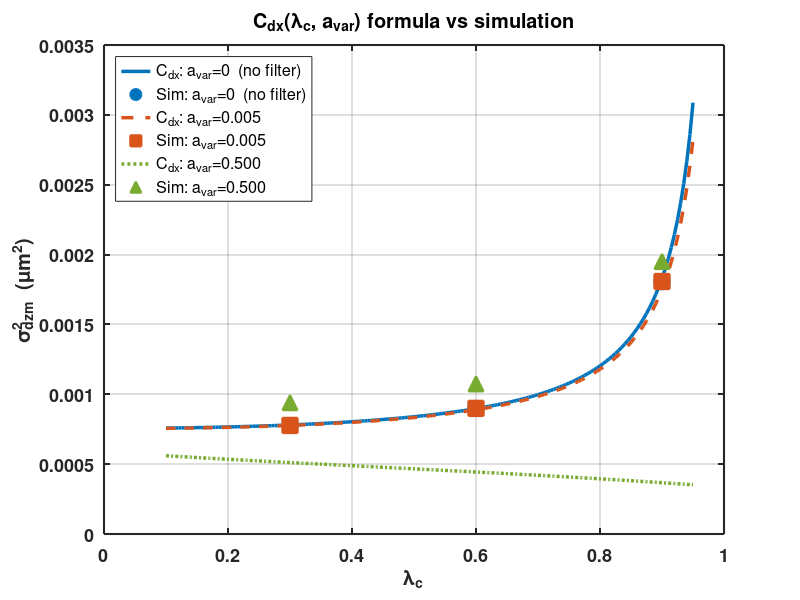
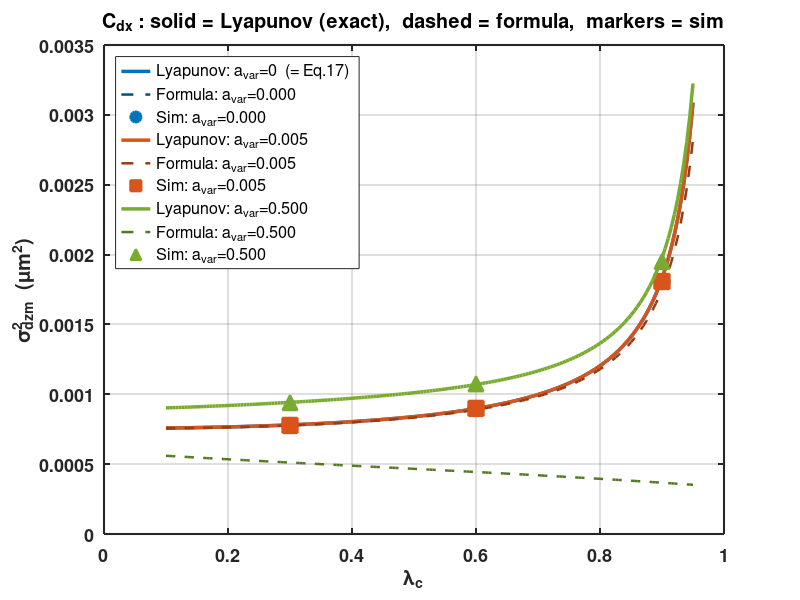
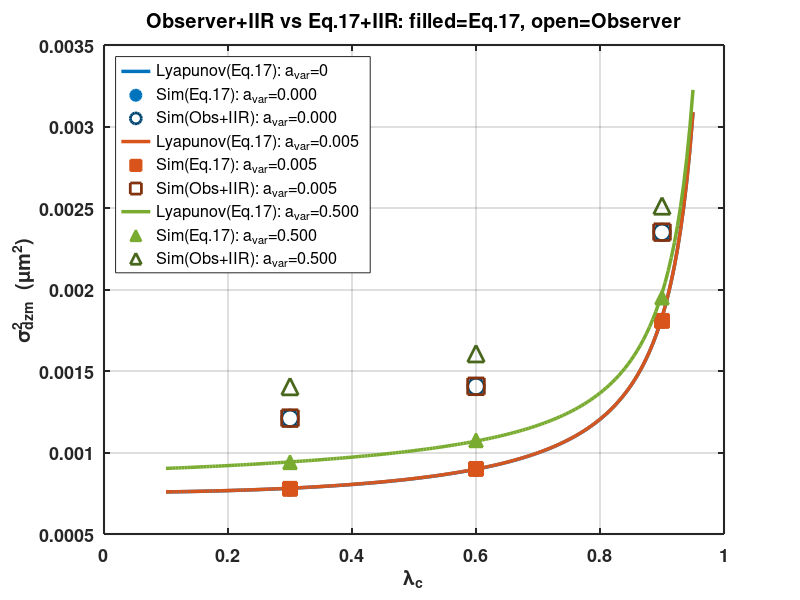

Here is the MATLAB script that generated these plots, in order:
% verify_Cdx.m — Verify C_dx(lc, a_var) formula against Monte Carlo simulation
%
% IIR filter definition (matching C_dx formula convention):
%   dzm_bar[k] = a_var * dzm_bar[k-1] + (1-a_var) * dzm[k]
%   a_var=0: no filter (= Eq.17), a_var->1: heavy filtering
%
% System:
%   Plant:      x[k+1] = x[k] + a_x*(fd[k] + fT[k])
%   Measurement: dzm[k] = x_d - x[k-2]              (2-step delay)
%   IIR:        dzm_bar[k] = a_var*dzm_bar[k-1] + (1-a_var)*dzm[k]
%   Controller: fd[k] = (1/a_x)*(1-lc)*dzm_bar[k] - (1-lc)*(fd[k-1]+fd[k-2])
%
% C_dx formula:
%   C_dx(lc, av) = 2*(1-av)*(1-lc) / [1-(1-av)*lc]
%                + (2/(2-av)) / [(1+lc)*(1-(1-av)*lc)]
%   When av=0: C_dx = 2 + 1/(1-lc^2) = C(lc)

clear; clc; close all;

%% ===== Physical Parameters =====
Ts      = 1/1600;
kb      = 1.3806503e-23;
T_temp  = 310.15;
gammaN  = 0.0425;
a_x     = Ts / gammaN;

sigma2_fT_SI = 4 * kb * T_temp * (gammaN * 1e-6) / Ts;
sigma_fT_pN  = sqrt(sigma2_fT_SI * 1e24);
base_var     = 4 * kb * T_temp * a_x * 1e18;

%% ===== Test Parameters =====
a_var_list    = [0, 0.005, 0.5];
lambda_c_list = [0.3, 0.6, 0.9];
n_av = length(a_var_list);
n_lc = length(lambda_c_list);

N_steps      = 80000;
steady_start = 40000;
z_d          = 25;

%% ===== C factor functions =====
C_func    = @(lc)     2 + 1 / (1 - lc^2);
C_dx_func = @(lc, av) 2*(1-av)*(1-lc) / (1-(1-av)*lc) ...
                     + (2/(2-av)) / ((1+lc)*(1-(1-av)*lc));

%% ===== Observer Parameters =====
% 3-state observer pole placement (same as verify_eq13_unified.m)
lambda_e = 0.3;
L1 = 1 - 3*lambda_e;
L2 = 1 - 3*lambda_e + 3*lambda_e^2;
L3 = (1 - lambda_e)^3;

%% ===== Preallocate =====
C_formula  = zeros(n_av, n_lc);
C_lyapunov = zeros(n_av, n_lc);
C_sim      = zeros(n_av, n_lc);
C_sim_obs  = zeros(n_av, n_lc);

%% ===== Main loop =====
for ai = 1:n_av
    av = a_var_list(ai);

    for idx = 1:n_lc
        lc = lambda_c_list(idx);

        % --- C_dx formula ---
        C_formula(ai, idx) = C_dx_func(lc, av);

        % --- 6-state Lyapunov (ground truth) ---
        p = 1 - av;
        A = [1,  0, -(1-lc)*p, -(1-lc)*av,  (1-lc),   (1-lc);
             1,  0,  0,         0,           0,         0;
             0,  1,  0,         0,           0,         0;
             0,  0,  p,         av,          0,         0;
             0,  0,  (1-lc)*p,  (1-lc)*av, -(1-lc),  -(1-lc);
             0,  0,  0,         0,           1,         0];
        B_vec = [-1; 0; 0; 0; 0; 0];
        P = dlyap(A, B_vec*B_vec');
        C_lyapunov(ai, idx) = P(1,1);

        % --- Monte Carlo simulation ---
        rng(42 + idx);
        fT = sigma_fT_pN * randn(N_steps, 1);

        z      = z_d;
        z_hist = z_d * ones(N_steps, 1);
        fd_hist = zeros(N_steps, 1);
        dzm_all = zeros(N_steps, 1);
        dzm_bar = 0;

        for k = 1:N_steps
            % --- Measurement: 2-step delay ---
            if k >= 3,     z_delayed = z_hist(k-2);
            elseif k == 2, z_delayed = z_hist(1);
            else,          z_delayed = z_d;
            end
            dzm = z_d - z_delayed;
            dzm_all(k) = dzm;

            % --- IIR filter ---
            % a_var=0: dzm_bar = dzm (no filter = Eq.17)
            % a_var>0: smoothing
            dzm_bar = av * dzm_bar + (1 - av) * dzm;

            % --- Controller (Eq.17 form with dzm_bar) ---
            if k >= 2, fd_km1 = fd_hist(k-1); else, fd_km1 = 0; end
            if k >= 3, fd_km2 = fd_hist(k-2); else, fd_km2 = 0; end
            fd_k = (1/a_x)*(1-lc)*dzm_bar - (1-lc)*(fd_km1 + fd_km2);
            fd_hist(k) = fd_k;

            % --- Plant ---
            z_new = z + a_x * (fd_k + fT(k));
            if k < N_steps, z_hist(k+1) = z_new; end
            z = z_new;
        end

        % --- Steady-state variance ---
        ss = steady_start:N_steps;
        var_dzm = var(dzm_all(ss));
        C_sim(ai, idx) = var_dzm / (sigma_fT_pN^2 * a_x^2);

        % --- Observer+IIR Monte Carlo (Simulink-style) ---
        rng(42 + idx);
        fT_obs = sigma_fT_pN * randn(N_steps, 1);

        z_obs      = z_d;
        z_hist_obs = z_d * ones(N_steps, 1);
        dzm_all_obs = zeros(N_steps, 1);
        dz1_hat = 0;  dz2_hat = 0;  dz3_hat = 0;
        dzm_bar_obs = 0;

        for k = 1:N_steps
            % Measurement: 2-step delay
            if k >= 3,     z_del_obs = z_hist_obs(k-2);
            elseif k == 2, z_del_obs = z_hist_obs(1);
            else,          z_del_obs = z_d;
            end
            dzm_obs = z_d - z_del_obs;
            dzm_all_obs(k) = dzm_obs;

            % IIR filter (same as Eq.17 path)
            dzm_bar_obs = av * dzm_bar_obs + (1 - av) * dzm_obs;

            % Innovation uses dzm_bar (Simulink x-axis style)
            innov = dzm_bar_obs - dz1_hat;

            % Control law (observer-based, known a_x)
            fd_k_obs = (1/a_x) * (1 - lc) * dz3_hat;

            % 3-state observer update
            dz1_new = dz2_hat      + L1 * innov;
            dz2_new = dz3_hat      + L2 * innov;
            dz3_new = lc * dz3_hat + L3 * innov;
            dz1_hat = dz1_new;  dz2_hat = dz2_new;  dz3_hat = dz3_new;

            % Plant
            z_new_obs = z_obs + a_x * (fd_k_obs + fT_obs(k));
            if k < N_steps, z_hist_obs(k+1) = z_new_obs; end
            z_obs = z_new_obs;
        end

        var_dzm_obs = var(dzm_all_obs(ss));
        C_sim_obs(ai, idx) = var_dzm_obs / (sigma_fT_pN^2 * a_x^2);
    end
end

%% ===== Results =====
fprintf('==================== C_dx VERIFICATION ====================\n');
fprintf('IIR: dzm_bar[k] = a_var * dzm_bar[k-1] + (1-a_var) * dzm[k]\n');
fprintf('base_var = %.4e um^2\n\n', base_var);

for ai = 1:n_av
    av = a_var_list(ai);
    if av == 0
        fprintf('--- a_var = 0  (no filter = Eq.17) ---\n');
    else
        fprintf('--- a_var = %.3f  (%.1f%% old + %.1f%% new) ---\n', ...
            av, av*100, (1-av)*100);
    end
    fprintf('  %-6s  %-10s  %-10s  %-14s  %-14s  %-14s  %-14s  %-10s  %-10s\n', ...
        'lc', 'C_dx', 'C_lyap', 'formula(um^2)', 'lyap(um^2)', ...
        'sim_eq17(um^2)', 'sim_obs(um^2)', 'eq17vslyap', 'obsvslyap');
    fprintf('  %s\n', repmat('-', 1, 115));
    for idx = 1:n_lc
        lc = lambda_c_list(idx);
        cf = C_formula(ai, idx);
        cl = C_lyapunov(ai, idx);
        cs = C_sim(ai, idx);
        co = C_sim_obs(ai, idx);
        vf = cf * base_var;
        vl = cl * base_var;
        vs = cs * base_var;
        vo = co * base_var;
        err_sl = (vs - vl) / vl * 100;
        err_ol = (vo - vl) / vl * 100;
        fprintf('  %-6.1f  %-10.4f  %-10.4f  %-14.4e  %-14.4e  %-14.4e  %-14.4e  %+.2f%%     %+.2f%%\n', ...
            lc, cf, cl, vf, vl, vs, vo, err_sl, err_ol);
    end
    fprintf('\n');
end

%% ===== Figure =====
fig_dir = fullfile(fileparts(mfilename('fullpath')), '..', 'figures');
lc_dense = 0.1:0.005:0.95;

colors = [0 0.45 0.74;     % blue
          0.85 0.33 0.1;    % red
          0.47 0.67 0.19];  % green
markers = {'o', 's', '^'};
line_styles = {'-', '--', ':'};

fig1 = figure('Position', [50 50 950 600], 'Color', 'w');
hold on;

for ai = 1:n_av
    av = a_var_list(ai);

    % Formula curve
    C_f_dense = arrayfun(@(lc) C_dx_func(lc, av), lc_dense);
    sigma2_f = C_f_dense * base_var;
    if av == 0
        lbl = 'a_{var}=0  (no filter)';
    else
        lbl = sprintf('a_{var}=%.3f', av);
    end
    plot(lc_dense, sigma2_f, line_styles{ai}, 'Color', colors(ai,:), ...
        'LineWidth', 2.5, 'DisplayName', ['C_{dx}: ' lbl]);

    % Sim markers
    sigma2_sim_pts = C_sim(ai, :) * base_var;
    plot(lambda_c_list, sigma2_sim_pts, markers{ai}, ...
        'Color', colors(ai,:), 'MarkerSize', 11, ...
        'MarkerFaceColor', colors(ai,:), 'LineWidth', 1.5, ...
        'DisplayName', ['Sim: ' lbl]);
end
hold off;

xlabel('\lambda_c', 'FontSize', 14, 'FontWeight', 'bold');
ylabel('\sigma^2_{dzm}  (\mum^2)', 'FontSize', 14, 'FontWeight', 'bold');
title('C_{dx}(\lambda_c, a_{var}) formula vs simulation', ...
    'FontSize', 14, 'FontWeight', 'bold');
legend('Location', 'northwest', 'FontSize', 10);
set(gca, 'FontSize', 13, 'FontWeight', 'bold', 'LineWidth', 1.5, 'Box', 'on');
grid on;

saveas(fig1, fullfile(fig_dir, 'fig_Cdx_verify.png'));
fprintf('Figure saved to figures/fig_Cdx_verify.png\n');

%% ===== Figure 2: with Lyapunov ground truth =====
% Dense Lyapunov curves
C_lyap_dense = zeros(n_av, length(lc_dense));
for ai = 1:n_av
    av = a_var_list(ai);
    p_av = 1 - av;
    for j = 1:length(lc_dense)
        lc_j = lc_dense(j);
        A_j = [1,  0, -(1-lc_j)*p_av, -(1-lc_j)*av,  (1-lc_j),   (1-lc_j);
               1,  0,  0,              0,              0,           0;
               0,  1,  0,              0,              0,           0;
               0,  0,  p_av,           av,             0,           0;
               0,  0,  (1-lc_j)*p_av, (1-lc_j)*av,  -(1-lc_j),  -(1-lc_j);
               0,  0,  0,              0,              1,           0];
        B_j = [-1; 0; 0; 0; 0; 0];
        P_j = dlyap(A_j, B_j*B_j');
        C_lyap_dense(ai, j) = P_j(1,1);
    end
end

fig2 = figure('Position', [50 50 950 600], 'Color', 'w');
hold on;

for ai = 1:n_av
    av = a_var_list(ai);

    % Lyapunov (solid thick = ground truth)
    sigma2_lyap = C_lyap_dense(ai, :) * base_var;
    if av == 0
        lbl_l = 'Lyapunov: a_{var}=0  (= Eq.17)';
    else
        lbl_l = sprintf('Lyapunov: a_{var}=%.3f', av);
    end
    plot(lc_dense, sigma2_lyap, '-', 'Color', colors(ai,:), ...
        'LineWidth', 2.5, 'DisplayName', lbl_l);

    % Formula (dashed)
    C_f_dense = arrayfun(@(lc) C_dx_func(lc, av), lc_dense);
    sigma2_f = C_f_dense * base_var;
    plot(lc_dense, sigma2_f, '--', 'Color', colors(ai,:)*0.7, ...
        'LineWidth', 1.8, 'DisplayName', sprintf('Formula: a_{var}=%.3f', av));

    % Sim markers
    sigma2_sim_pts = C_sim(ai, :) * base_var;
    plot(lambda_c_list, sigma2_sim_pts, markers{ai}, ...
        'Color', colors(ai,:), 'MarkerSize', 11, ...
        'MarkerFaceColor', colors(ai,:), 'LineWidth', 1.5, ...
        'DisplayName', sprintf('Sim: a_{var}=%.3f', av));
end
hold off;

xlabel('\lambda_c', 'FontSize', 14, 'FontWeight', 'bold');
ylabel('\sigma^2_{dzm}  (\mum^2)', 'FontSize', 14, 'FontWeight', 'bold');
title('C_{dx} : solid = Lyapunov (exact),  dashed = formula,  markers = sim', ...
    'FontSize', 12, 'FontWeight', 'bold');
legend('Location', 'northwest', 'FontSize', 9);
set(gca, 'FontSize', 13, 'FontWeight', 'bold', 'LineWidth', 1.5, 'Box', 'on');
grid on;

saveas(fig2, fullfile(fig_dir, 'fig_Cdx_lyapunov.png'));
fprintf('Figure saved to figures/fig_Cdx_lyapunov.png\n');

%% ===== Figure 3: Observer+IIR simulation =====
fig3 = figure('Position', [50 50 950 600], 'Color', 'w');
hold on;

for ai = 1:n_av
    av = a_var_list(ai);

    % Lyapunov (solid = ground truth for Eq.17+IIR system)
    sigma2_lyap = C_lyap_dense(ai, :) * base_var;
    if av == 0
        lbl_l = 'Lyapunov(Eq.17): a_{var}=0';
    else
        lbl_l = sprintf('Lyapunov(Eq.17): a_{var}=%.3f', av);
    end
    plot(lc_dense, sigma2_lyap, '-', 'Color', colors(ai,:), ...
        'LineWidth', 2.5, 'DisplayName', lbl_l);

    % Eq.17 sim markers (filled)
    sigma2_sim_pts = C_sim(ai, :) * base_var;
    plot(lambda_c_list, sigma2_sim_pts, markers{ai}, ...
        'Color', colors(ai,:), 'MarkerSize', 10, ...
        'MarkerFaceColor', colors(ai,:), 'LineWidth', 1.5, ...
        'DisplayName', sprintf('Sim(Eq.17): a_{var}=%.3f', av));

    % Observer sim markers (open)
    sigma2_obs_pts = C_sim_obs(ai, :) * base_var;
    plot(lambda_c_list, sigma2_obs_pts, markers{ai}, ...
        'Color', colors(ai,:)*0.6, 'MarkerSize', 12, ...
        'MarkerFaceColor', 'none', 'LineWidth', 2, ...
        'DisplayName', sprintf('Sim(Obs+IIR): a_{var}=%.3f', av));
end
hold off;

xlabel('\lambda_c', 'FontSize', 14, 'FontWeight', 'bold');
ylabel('\sigma^2_{dzm}  (\mum^2)', 'FontSize', 14, 'FontWeight', 'bold');
title('Observer+IIR vs Eq.17+IIR: filled=Eq.17, open=Observer', ...
    'FontSize', 12, 'FontWeight', 'bold');
legend('Location', 'northwest', 'FontSize', 9);
set(gca, 'FontSize', 13, 'FontWeight', 'bold', 'LineWidth', 1.5, 'Box', 'on');
grid on;

saveas(fig3, fullfile(fig_dir, 'fig_Cdx_observer.png'));
fprintf('Figure saved to figures/fig_Cdx_observer.png\n');
